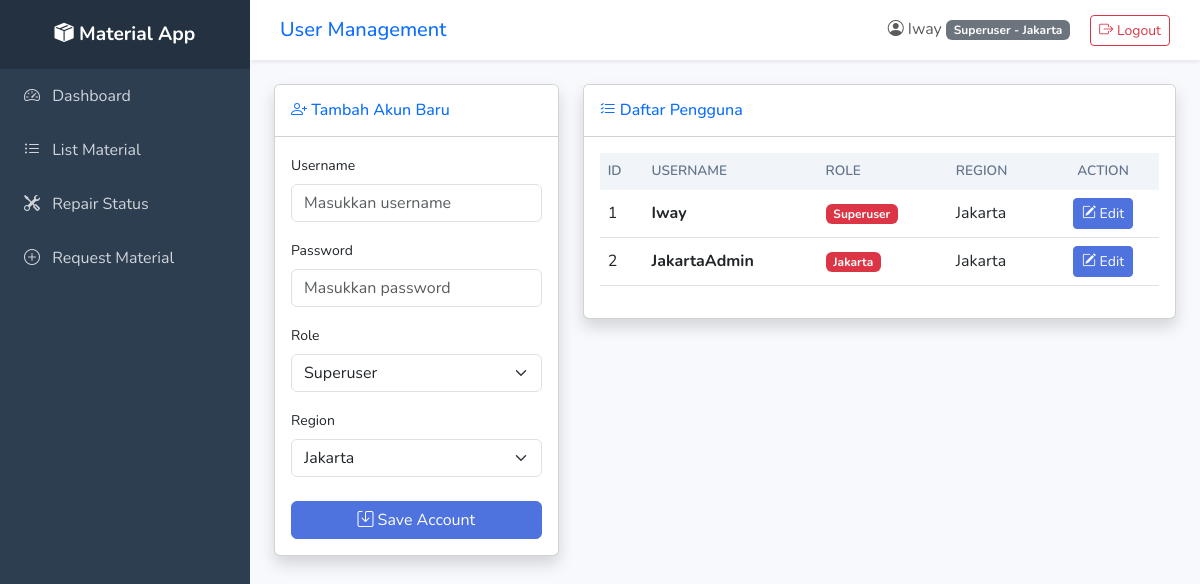
Page /accounts (signed in) on the committed database.
### tables this page shows
CREATE TABLE users (
        id INTEGER PRIMARY KEY AUTOINCREMENT,
        username TEXT UNIQUE,
        password TEXT,
        role TEXT,
        region TEXT
    );

### backend/routes.py (the view, shortened to what this page needs)
@main_bp.route('/accounts', methods=['GET', 'POST'])
@admin_required
def accounts():
    db = get_db()
    users = db.execute("SELECT * FROM users").fetchall()
    regions = ['Jakarta', 'Kalimantan', 'Maluku', 'Natuna', 'NTT', 'Sumatera', 'Sulawesi']
    return render_template('accounts.html', users=users, regions=regions)

### backend/database.py (called while the page is built)
def get_db():
    db = getattr(g, '_database', None)
    if db is None:
        db = g._database = sqlite3.connect(DATABASE)
        db.row_factory = sqlite3.Row
    return db

### backend/routes.py (called while the page is built)
def admin_required(f):
    @wraps(f)
    def decorated_function(*args, **kwargs):
        if 'user_id' not in session:
            return redirect(url_for('auth.login'))
        if session.get('role') not in ['Superuser', 'Jakarta']:
            flash("Akses ditolak. Hanya Jakarta/Superuser yang bisa mengakses halaman ini.", "error")
            return redirect(url_for('main.dashboard'))
        return f(*args, **kwargs)
    return decorated_function

### frontend/templates/accounts.html (shortened to what this page needs)
{% extends 'base.html' %}
{% block page_title %}User Management{% endblock %}
{% block content %}
<div class="row">
    <div class="col-lg-4 mb-4">
        <div class="card shadow">
            <div class="card-header bg-white py-3">
                <h6 class="m-0 font-weight-bold text-primary"><i class="bi bi-person-plus"></i> Tambah Akun Baru</h6>
            </div>
            <div class="card-body">
                <form method="post">
                    <div class="mb-3">
                        <label class="form-label small">Username</label>
                        <input type="text" name="username" class="form-control" placeholder="Masukkan username" required>
                    </div>
                    <div class="mb-3">
                        <label class="form-label small">Password</label>
                        <input type="text" name="password" class="form-control" placeholder="Masukkan password" required>
                    </div>
                    <div class="mb-3">
                        <label class="form-label small">Role</label>
                        <select name="role" class="form-select">
                            <option value="Superuser">Superuser</option>
                        </select>
                    </div>
                    <div class="mb-4">
                        <label class="form-label small">Region</label>
                        <select name="region" class="form-select">
                            {% for r in regions %}
                            <option value="{{ r }}">{{ r }}</option>
                            {% endfor %}
                        </select>
                    </div>
                    <button type="submit" class="btn btn-primary w-100"><i class="bi bi-save"></i> Save Account</button>
                </form>
            </div>
        </div>
    </div>
    <div class="col-lg-8 mb-4">
        <div class="card shadow">
            <div class="card-header bg-white py-3">
                <h6 class="m-0 font-weight-bold text-primary"><i class="bi bi-list-check"></i> Daftar Pengguna</h6>
            </div>
            <div class="card-body">
                <div class="table-responsive">
                    <table class="table table-hover align-middle">
                        <thead>
                            <tr>
                                <th>ID</th>
                                <th>Username</th>
                                <th>Role</th>
                                <th>Region</th>
                                <th class="text-center">Action</th>
                            </tr>
                        </thead>
                        <tbody>
                            {% for u in users %}
                            <tr>
                                <td>{{ u.id }}</td>
                                <td class="fw-bold">{{ u.username }}</td>
                                <td>
                                    {% if u.role == 'Superuser' or u.role == 'Jakarta' %}
                                    <span class="badge bg-danger">{{ u.role }}</span>
                                    {% else %}
                                    <span class="badge bg-secondary">{{ u.role }}</span>
                                    {% endif %}
                                </td>
                                <td>{{ u.region }}</td>
                                <td class="text-center">
                                    <a href="{{ url_for('main.edit_account', user_id=u.id) }}" class="btn btn-primary btn-sm">
                                        <i class="bi bi-pencil-square"></i> Edit
                                    </a>
                                </td>
                            </tr>
                            {% endfor %}
                        </tbody>
                    </table>
                </div>
            </div>
        </div>
    </div>
</div>
{% endblock %}

### frontend/templates/base.html (shortened to what this page needs)
<!DOCTYPE html>
<html lang="en">
<head>
    <link href="https://cdn.jsdelivr.net/npm/bootstrap@5.3.0/dist/css/bootstrap.min.css" rel="stylesheet">
    <link rel="stylesheet" href="https://cdn.jsdelivr.net/npm/bootstrap-icons@1.11.1/font/bootstrap-icons.css">
    <link href="{{ url_for('static', filename='style.css') }}" rel="stylesheet">
</head>
<body>
{% if session.get('user_id') %}
<div class="wrapper">
    <nav id="sidebar">
        <div class="sidebar-header">
            <i class="bi bi-box-seam-fill"></i> Material App
        </div>
        <ul class="components">
            <li>
                <a href="{{ url_for('main.dashboard') }}" class="{% if request.endpoint == 'main.dashboard' %}active{% endif %}">
                    <i class="bi bi-speedometer2 me-2"></i> Dashboard
                </a>
            </li>
            <li>
                <a href="{{ url_for('main.materials') }}" class="{% if request.endpoint == 'main.materials' %}active{% endif %}">
                    <i class="bi bi-list-ul me-2"></i> List Material
                </a>
            </li>
            <li>
                <a href="{{ url_for('main.repair_status') }}" class="{% if request.endpoint == 'main.repair_status' %}active{% endif %}">
                    <i class="bi bi-tools me-2"></i> Repair Status
                </a>
            </li>
            {% if role == 'Jakarta' or role == 'Superuser' %}
            <li>
                <a href="{{ url_for('main.approvals') }}" class="{% if request.endpoint == 'main.approvals' %}active{% endif %}">
                    <i class="bi bi-clipboard-check me-2"></i> Approval Request
                </a>
            </li>
            <li>
                <a href="{{ url_for('main.accounts') }}" class="{% if request.endpoint == 'main.accounts' %}active{% endif %}">
                    <i class="bi bi-people me-2"></i> Manage Accounts
                </a>
            </li>
            {% else %}
            <li>
                <a href="{{ url_for('main.request_material') }}" class="{% if request.endpoint == 'main.request_material' %}active{% endif %}">
                    <i class="bi bi-plus-circle me-2"></i> Request Material
                </a>
            </li>
            {% endif %}
        </ul>
    </nav>
    <div id="content">
        <nav class="topbar">
            <h5 class="m-0 font-weight-bold text-primary">{% block page_title %}{% endblock %}</h5>
            <div class="dropdown">
                <span class="me-3 text-muted">
                    <i class="bi bi-person-circle"></i> {{ session.get('username') }}
                    <span class="badge bg-secondary">{{ session.get('role') }} - {{ session.get('region') }}</span>
                </span>
                <a href="{{ url_for('auth.logout') }}" class="btn btn-outline-danger btn-sm">
                    <i class="bi bi-box-arrow-right"></i> Logout
                </a>
            </div>
        </nav>
        <div class="container-fluid p-4">
            {% block content %}{% endblock %}
        </div>
    </div>
</div>
{% else %}
    {% block login_content %}{% endblock %}
{% endif %}
</body>
</html>

### frontend/static/style.css (style rules this page uses)
:root { --primary-color: #4e73df; --sidebar-bg: #2c3e50; --sidebar-hover: #34495e; --content-bg: #f8f9fc; }
body { font-family: 'Nunito', 'Segoe UI', Tahoma, Geneva, Verdana, sans-serif; background-color: var(--content-bg); }
.wrapper { display: flex; width: 100%; min-height: 100vh; }
#sidebar { width: 250px; background-color: var(--sidebar-bg); color: white; transition: all 0.3s; position: fixed; height: 100vh; z-index: 999; }
#sidebar .sidebar-header { padding: 20px; background-color: #233140; text-align: center; font-weight: 700; font-size: 1.2rem; }
#sidebar ul.components { padding: 0; list-style: none; }
#sidebar ul li a { padding: 15px 20px; display: block; color: #d1d5db; text-decoration: none; transition: 0.3s; border-left: 4px solid transparent; }
#content { width: calc(100% - 250px); margin-left: 250px; min-height: 100vh; display: flex; flex-direction: column; }
.topbar { background-color: white; height: 60px; box-shadow: 0 2px 4px rgba(0,0,0,0.08); display: flex; align-items: center; padding: 0 30px; justify-content: space-between; }
.table thead th { background-color: #f1f5f9; color: #64748b; border-bottom: none; font-weight: 600; text-transform: uppercase; font-size: 0.85rem; }
.btn-primary { background-color: var(--primary-color); border-color: var(--primary-color); }

### rows in the picture
users: get "Iway", get "Superuser", id "1", username "Iway", role "Superuser", region "Jakarta"
users: id "2", username "JakartaAdmin", role "Jakarta", region "Jakarta"

### other values in the picture
{{ session.get('region') }} "Jakarta"
form field region "Jakarta"
